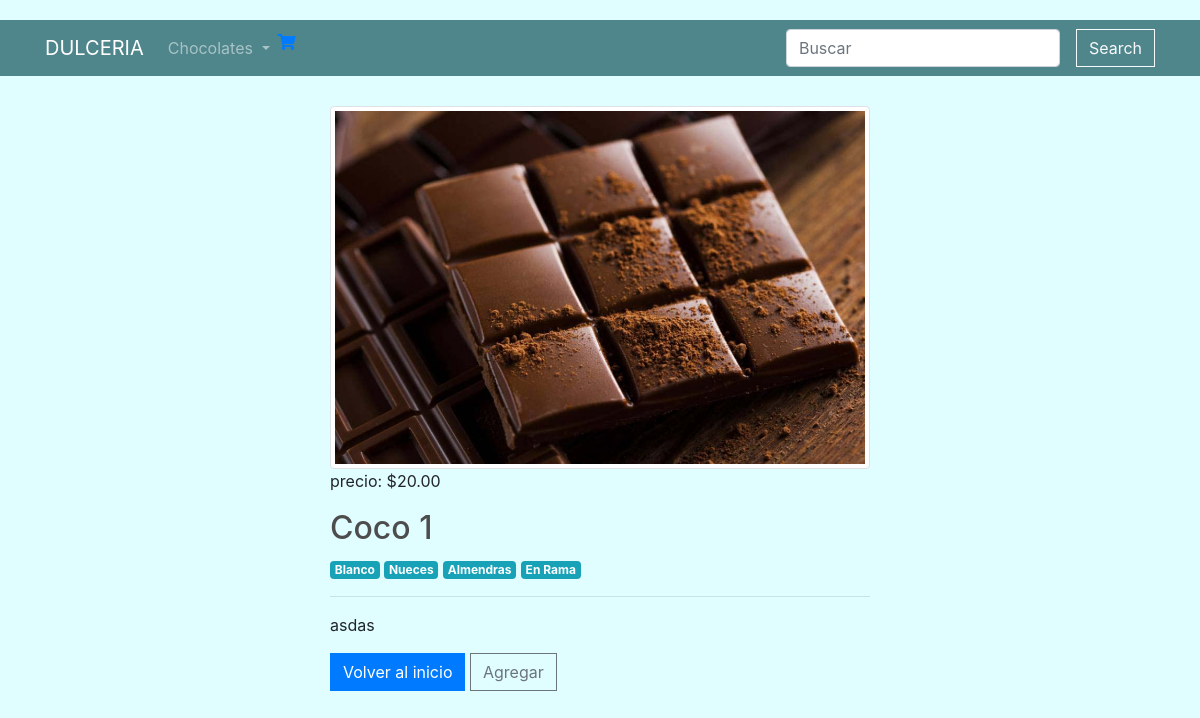
/product/5/, run on the app's committed database.
### inventario_app/models.py (models this page shows, shortened)
class Product(models.Model):
    name = models.CharField(max_length=50, verbose_name="nombre")
    price = models.DecimalField(max_digits = 5, decimal_places= 2, verbose_name="precio")
    description = models.TextField(max_length=100, verbose_name="descripcion")
    timestamp = models.DateTimeField(default=timezone.now,blank=True, null=True)
    image = models.ImageField(default='chocolate.jpg',blank=True, null=True, verbose_name='imagen')
    category = models.ManyToManyField("Category", verbose_name='categoria', blank=True)
    views = models.IntegerField(default = 0, null=True, blank=True)

class Category(models.Model):
    name = models.CharField(max_length=50)
    def __str__(self):
        return self.name

### inventario_app/views.py (the view)
# urls.py: path('<id>/', views.detail, name='detail'),
def detail(request, id):
    qs = get_object_or_404(Product, id=id)
    context = {'product': qs}
    return render(request, 'inventario_app/detail_view.html', context)

### inventario_app/templates/inventario_app/detail_view.html
{% extends 'inventario_app/base.html' %}
{% block body%}
<div class='row justify-content-md-center'>
    <div class='col-6'>
        <img class="img-thumbnail" src="{{product.image.url}}">
        <p>precio: ${{product.price}}</p>
        <h2>{{product.name}}</h2>
        {% for cat in product.category.all %}
        <a href="{% url 'search-view' %}?q={{cat}}"><span class="badge badge-info">{{cat}}</span></a>
        {% endfor %} <hr>
        <p>{{product.description}}</p>
        <a class='btn btn-primary' href="{% url 'index' %}">Volver al inicio</a>
        <a href="{% url 'add-to-cart' id=product.id%}"><button class="btn btn-outline-secondary add-btn update-cart">Agregar </button></a>
    </div>
</div>
{% endblock %}

### static/css/main.css (style rules this page uses)
body { padding-top: 20px; background-color: hsl(0, 0%, 98%); }
h1,h2,h3,h4,h5,h6 { color:hsl(0, 0%, 30%); }
.btn { border-radius: 0; }

### data on the page
Product: image (picture), price "20.00", name "Coco 1", description "asdas"
Category: name "Blanco"
Category: name "Nueces"
Category: name "Almendras"
Category: name "En Rama"
